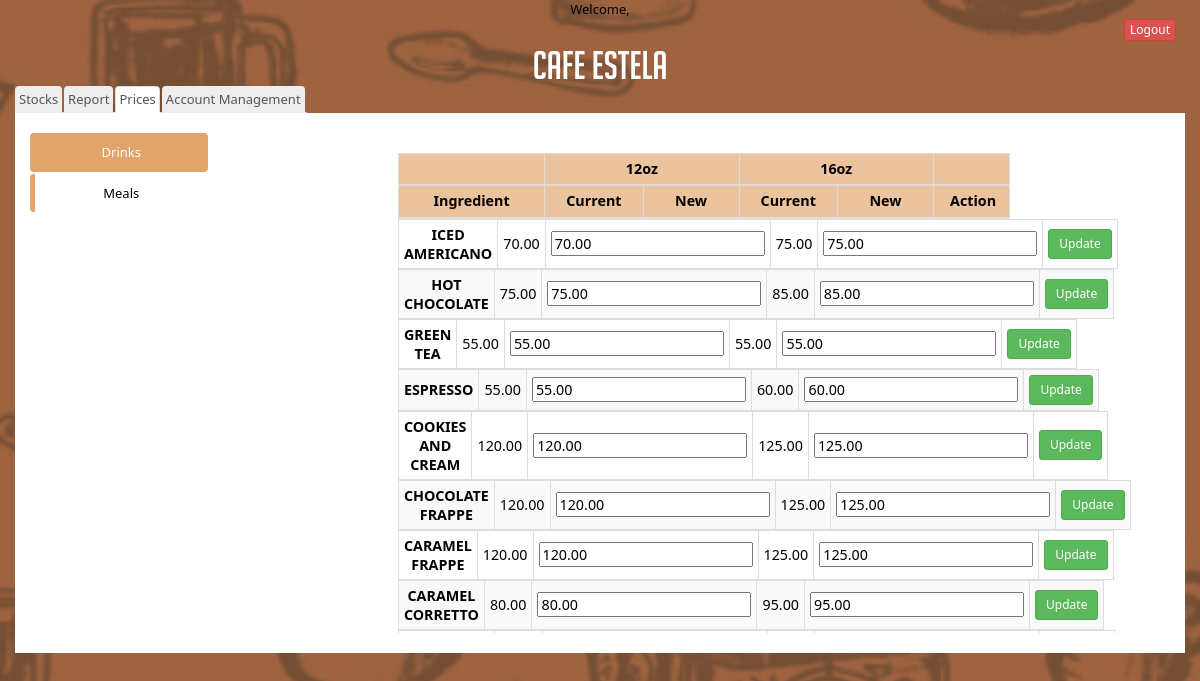
Page /admprices-2.php on the committed database.
### tables this page shows
CREATE TABLE `tbl_product` (
  `id` int(11) NOT NULL,
  `name` varchar(255) NOT NULL,
  `image` varchar(255) NOT NULL,
  `price` double(10,2) NOT NULL,
  `price2` double(10,2) NOT NULL
);

### admprices-2.php (the view, shortened to what this page needs)
<!DOCTYPE html>
<html lang="en">
	<head>
		<link href="CSS/bootstrap.min.css" rel="stylesheet">
		<link rel="stylesheet" type="text/css" href="css/home.css">
	</head>
	<body>
		<div class="container-fluid">
			<div class="row">
				<div class="col-sm-1 col-sm-offset-11">
					<form action = "logout.php" >
						<button name="" class="btn btn-danger btn-xs" onClick="return confirm('Are you sure you want to logout?');">Logout</button>
					</form>
				</div>
				<div class="col-sm-12">
					<h1 class="header">CAFE ESTELA</h1>
				</div>
				<div class="clearfix"></div>
			</div>
			<ul class="nav nav-tabs navbar-left">
				<li><a href="adm.php">Stocks</a></li>
				<li><a href="admreports.php">Report</a></li>
				<li class="active"><a href="admprices.php">Prices</a></li>
				<li><a href="admacc.php">Account Management</a></li>
			</ul>
			<div class="clearfix"></div>
			<div class="tab-content white-bg">
				<div id="prices" class="tab-pane fade in active" style="height: 500px; overflow-y: auto; margin-left:15px;">
					<ul class="nav nav-pills nav-stacked col-md-2">
						<li class="active"><a data-toggle="tab" href="#drinks">Drinks</a></li>
						<li><a data-toggle="tab" href="#meals">Meals</a></li>
					</ul>
					<div class="tab-content white-bg col-md-10">
						<div id="drinks" class="tab-pane fade in active">
							<div class="row center-block" style="width: 100%;">
								<div class="col-sm-8" style="margin: 0 auto; float: none;">
									<table class="table table-responsive table-bordered table-condensed custom-table" style="margin: 0;">
										<thead>
											<tr class="default">
												<td class="col-sm-3" ><b></b></td>
												<td class="col-sm-4" colspan="2" ><b>12oz</b></td>
												<td class="col-sm-4" colspan="2" ><b>16oz</b></td>
												<td class="col-sm-1" ><b></b></td>
											</tr>
											<tr class="default">
												<td class="col-sm-3" ><b>Ingredient</b></td>
												<td class="col-sm-2" ><b>Current</b></td>
												<td class="col-sm-2" ><b>New</b></td>
												<td class="col-sm-2" ><b>Current</b></td>
												<td class="col-sm-2" ><b>New</b></td>
												<td class="col-sm-1" ><b>&nbsp;&nbsp;&nbsp;Action&nbsp;&nbsp;</b></td>
											</tr>
										</thead>
									</table>
									<?php
										$connect = mysqli_connect("localhost", "root", "", "test");
										$sql = "SELECT * FROM tbl_product";
										$result = mysqli_query($connect, $sql);
										if ($result->num_rows > 0) {
											while($row = $result->fetch_assoc()) {
									?>
												<table class="table-responsive table-bordered table-condensed custom-table">
													<tbody>
														<tr>
															<td class="col-sm-3"><b><?php echo $row["name"]; ?></b></td>
																<?php
																	echo "<form action = 'restock1.php' method=post>";
																	echo "<td class='col-sm-2'>" . $row['price'] . "</td>";
																		$price=$row['price'];
																	echo "<td><input type=text name='p1' value='$price' class='input-price'/></td>";
																	echo "<td class='col-sm-2'>" . $row['price2'] . "</td>";
																		$price2=$row['price2'];
																	echo "<td><input type=text name=p2 value='$price2' class='input-price'/></td>";
																	echo "<td class='col-sm-1'><input type=submit value=Update class='btn btn-sm btn-success' /></td>";
																	echo "</form>";
																?>
														</tr>
													</tbody>
												</table>
									<?php
											}
										} else {
											echo "0 results";
										}
									?>
								</div>
							</div>
						</div>
					</div>
				</div>
			</div>
		</div>
	</body>
</html>

### css3.css (style rules this page uses)
input[type=text] { width: 50%; padding: 14px 20px; margin: 8px 0; display: inline-block; border: 1px solid #ccc; box-sizing: border-box; }
button { background-color: #ffffff; color: black; padding: 14px 20px; margin: 8px 0; display: inline-block; border: none; cursor: pointer; width: 50%; }

### css/home.css (style rules this page uses)
body { background: url('../images/bg.png') no-repeat fixed; background-size: cover; font-family: Segoe UI, Helvetica, sans-serif; font-size:13px; text-align: center; color: black; overflow-y : hidden; }
input[type=text] { font-size:1em; }
table { color:black; margin: 0 auto; text-align: center; }
.table { font-size: 1em; }
table th, tr, td { text-align: center; vertical-align: middle !important; }
.center-block { margin: 0 auto; float:none; width: 60%; }
.custom-table { font-size: 1.1em !important; vertical-align: middle !important; width: 100% !important; }
.custom-table tr, .custom-table td { vertical-align: middle !important; }
.custom-table:nth-child(odd) { background-color: #F9F9F9; }
.header { color: white; font-family: big_noodle_titling; font-size: 3em; margin: 20px 0 -30px 0; position: relative; top: -30px; }
.nav-tabs>li>a { background-color: #eee; color: #555; padding: 3px; }
.tab-content { padding: 20px 0 20px 0; }
.tab-pane { padding: -15px 20px; }
.white-bg { background-color: white; }
.default { background-color: #EBC39C; }
.nav-pills > li.active > a, .nav-pills > li.active > a:hover, .nav-pills > li.active > a:focus { color:white; background-color:#e1a56b; }
.nav-pills > li > a, .nav-pills > li > a:hover, .nav-pills > li > a:focus { color:black; border-left: 5px #e1a56b solid; border-radius: none; }

### rows in the picture
tbl_product: name "ICED AMERICANO", price "70.00", p1 "70.00", price2 "75.00", p2 "75.00"
tbl_product: name "HOT CHOCOLATE", price "75.00", p1 "75.00", price2 "85.00", p2 "85.00"
tbl_product: name "GREEN TEA", price "55.00", p1 "55.00", price2 "55.00", p2 "55.00"
tbl_product: name "ESPRESSO", price "55.00", p1 "55.00", price2 "60.00", p2 "60.00"
tbl_product: name "COOKIES AND CREAM", price "120.00", p1 "120.00", price2 "125.00", p2 "125.00"
tbl_product: name "CHOCOLATE FRAPPE", price "120.00", p1 "120.00", price2 "125.00", p2 "125.00"
tbl_product: name "CARAMEL FRAPPE", price "120.00", p1 "120.00", price2 "125.00", p2 "125.00"
tbl_product: name "CARAMEL CORRETTO", price "80.00", p1 "80.00", price2 "95.00", p2 "95.00"
